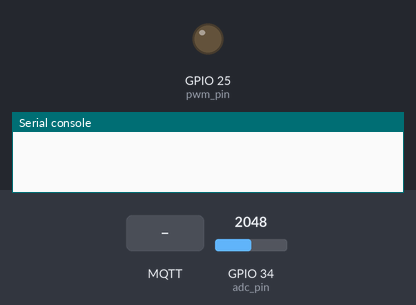
Bench run of a program on a simulated ESP32 board running MicroPython. Shown: output pins drawn as LEDs (lit = HIGH), the last lines printed to the serial console. The test bench sets the inputs (shaded band); at power-on: GPIO 34 (adc_pin) = 2048 (analog values on the 0–4095 scale). WiFi joins after 1.5 s; no MQTT or app messages arrive unless stated; values from a settings file that is not in the repository are placeholders.

Above: at 2.8 s.
2.9 s: GPIO 34 (adc_pin) set to 1228
At 3.13 s:
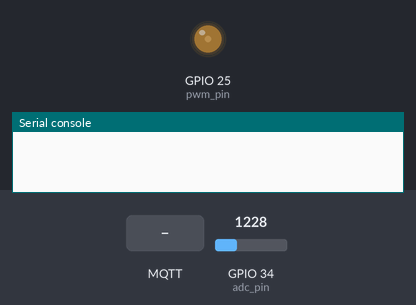
5.9 s: GPIO 34 (adc_pin) set to 491
At 8.2 s:
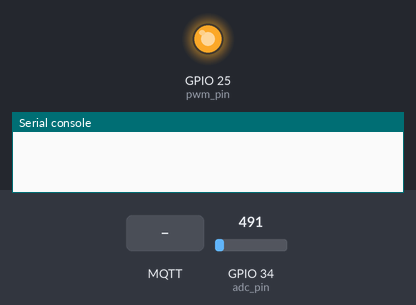
8.9 s: MQTT message "1" arrives on the first subscribed topic
At 10.15 s:
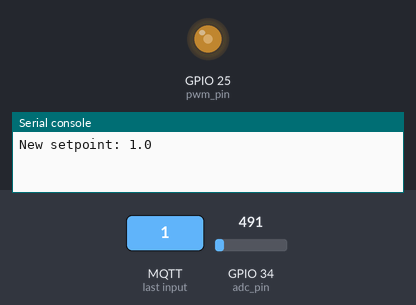
11.9 s: GPIO 34 (adc_pin) set to 60
14.9 s: MQTT message "0" arrives on the first subscribed topic
16.6 s: GPIO 34 (adc_pin) set to 2047
At 17.0 s:
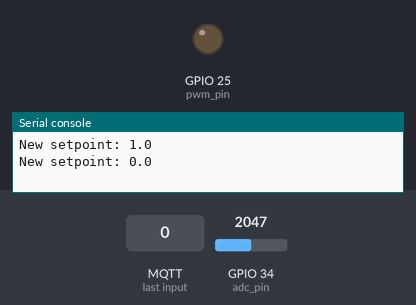
Timing chart, 0 to 19.1 s (numbered marks = the images above; inputs shaded):
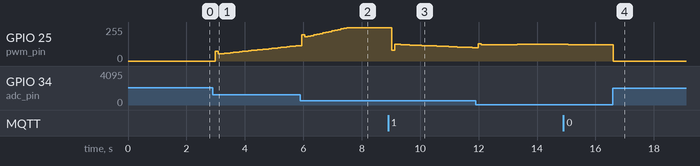

The program:

main.py
```python
import json
import time
from umqtt.simple import MQTTClient
import config
from net import connect_wifi
from lightnode import LightNode
from pid import PID

TOPIC_TELEM  = f"bench/{config.STATION}/telemetry".encode()
TOPIC_STATUS = f"bench/{config.STATION}/status".encode()
TOPIC_SP     = f"bench/{config.STATION}/setpoint".encode()
TOPIC_TUNING = f"bench/{config.STATION}/tuning".encode()

LOOP_MS    = 100   # 10 Hz PID update rate
PUBLISH_MS = 500   # 2 Hz MQTT telemetry rate

state = {
    "setpoint": 50.0,
    "mode": "auto"  # "auto" (PID) or "manual"
}

connect_wifi(config.WIFI_SSID, config.WIFI_PASSWORD)

# Update dark/bright with your station's Week 8 calibration anchors
node = LightNode(adc_pin=34, pwm_pin=25, dark=200, bright=3550)

# Initial PID gains (tune on your bench: start with Kp, add Ki, then small Kd)
pid = PID(kp=650.0, ki=300.0, kd=25.0, out_min=0, out_max=65535)

def on_msg(topic, msg):
    text = msg.decode().strip()
    if topic == TOPIC_SP:
        try:
            sp = max(0.0, min(100.0, float(text)))
            state["setpoint"] = sp
            state["mode"] = "auto"
            print("New setpoint:", sp)
        except ValueError:
            pass
    elif topic == TOPIC_TUNING:
        # Optional live tuning via JSON: {"kp": 700, "ki": 350, "kd": 20}
        try:
            data = json.loads(text)
            pid.kp = float(data.get("kp", pid.kp))
            pid.ki = float(data.get("ki", pid.ki))
            pid.kd = float(data.get("kd", pid.kd))
            pid.reset()
            print("Updated PID:", pid.kp, pid.ki, pid.kd)
        except Exception:
            pass

client = MQTTClient(f"a2-node-{config.STATION}", config.BROKER_IP, keepalive=30)
client.set_last_will(TOPIC_STATUS, b"offline", retain=True)
client.set_callback(on_msg)
client.connect()
client.publish(TOPIC_STATUS, b"online", retain=True)
client.subscribe(TOPIC_SP)
client.subscribe(TOPIC_TUNING)

last_ctrl = time.ticks_ms()
last_pub  = last_ctrl
duty = 0

while True:
    now = time.ticks_ms()
    dt_ms = time.ticks_diff(now, last_ctrl)

    if dt_ms >= LOOP_MS:
        dt = dt_ms / 1000.0
        last_ctrl = now

        pv = node.read_pct()
        sp = state["setpoint"]
        u = pid.update(sp, pv, dt)
        duty = node.set_duty(u)

        client.check_msg()

        if time.ticks_diff(now, last_pub) >= PUBLISH_MS:
            last_pub = now
            payload = json.dumps({
                "station": config.STATION,
                "sp": round(sp, 1),
                "pv": round(pv, 1),
                "err": round(sp - pv, 1),
                "duty": duty
            })
            client.publish(TOPIC_TELEM, payload.encode())

    time.sleep_ms(5)
```

net.py
```python
import network
from time import sleep

def connect_wifi(ssid, password, timeout=15):
    wlan = network.WLAN(network.STA_IF)
    wlan.active(True)
    if not wlan.isconnected():
        wlan.connect(ssid, password)
        for _ in range(timeout * 2):
            if wlan.isconnected():
                break
            sleep(0.5)
    if not wlan.isconnected():
        raise RuntimeError("Wi-Fi connection failed")
    return wlan
```

lightnode.py
```python
from machine import ADC, Pin, PWM

class LightNode:
    def __init__(self, adc_pin=34, pwm_pin=25, dark=200, bright=3550):
        self.adc = ADC(Pin(adc_pin))
        self.adc.atten(ADC.ATTN_11DB)
        self.pwm = PWM(Pin(pwm_pin), freq=1000)
        self.pwm.duty_u16(0)
        self.dark = dark
        self.bright = bright

    def read_raw(self, samples=10):
        total = 0
        for _ in range(samples):
            total += self.adc.read()
        return total / samples

    def read_pct(self):
        raw = self.read_raw()
        pct = (raw - self.dark) / (self.bright - self.dark) * 100.0
        return max(0.0, min(100.0, pct))

    def set_duty(self, duty):
        clamped = max(0, min(65535, int(duty)))
        self.pwm.duty_u16(clamped)
        return clamped
```

pid.py
```python
class PID:
    def __init__(self, kp, ki, kd, out_min=0.0, out_max=65535.0):
        self.kp = kp
        self.ki = ki
        self.kd = kd
        self.out_min = out_min
        self.out_max = out_max
        self.integral = 0.0
        self.prev_error = 0.0
        self.first_run = True

    def reset(self):
        self.integral = 0.0
        self.prev_error = 0.0
        self.first_run = True

    def update(self, setpoint, measurement, dt):
        if dt <= 0:
            return 0.0

        error = setpoint - measurement

        # Proportional
        p_term = self.kp * error

        # Derivative (skip kick on very first sample)
        if self.first_run:
            d_term = 0.0
            self.first_run = False
        else:
            d_term = self.kd * ((error - self.prev_error) / dt)

        # Integral with conditional clamping (anti-windup)
        candidate_integral = self.integral + error * dt
        i_term = self.ki * candidate_integral
        raw_out = p_term + i_term + d_term

        if self.out_min <= raw_out <= self.out_max:
            self.integral = candidate_integral
        else:
            i_term = self.ki * self.integral
            raw_out = p_term + i_term + d_term

        self.prev_error = error
        return max(self.out_min, min(self.out_max, raw_out))
```

Measured:
- after the input at 2.9 s, GPIO 25 (pwm_pin): 0/255 → 74/255 after 0.09 s, → 53/255 0.10 s later, → 56/255 0.10 s later, → 58/255 0.10 s later, … (29 changes in this stretch)
- after the input at 8.9 s, GPIO 25 (pwm_pin): 250/255 → 79/255 after 0.13 s, → 125/255 0.10 s later, → 124/255 0.10 s later, → 123/255 0.10 s later, … (27 changes in this stretch)
- after the input at 16.6 s, GPIO 25 (pwm_pin): 123/255 → 0/255 at once
